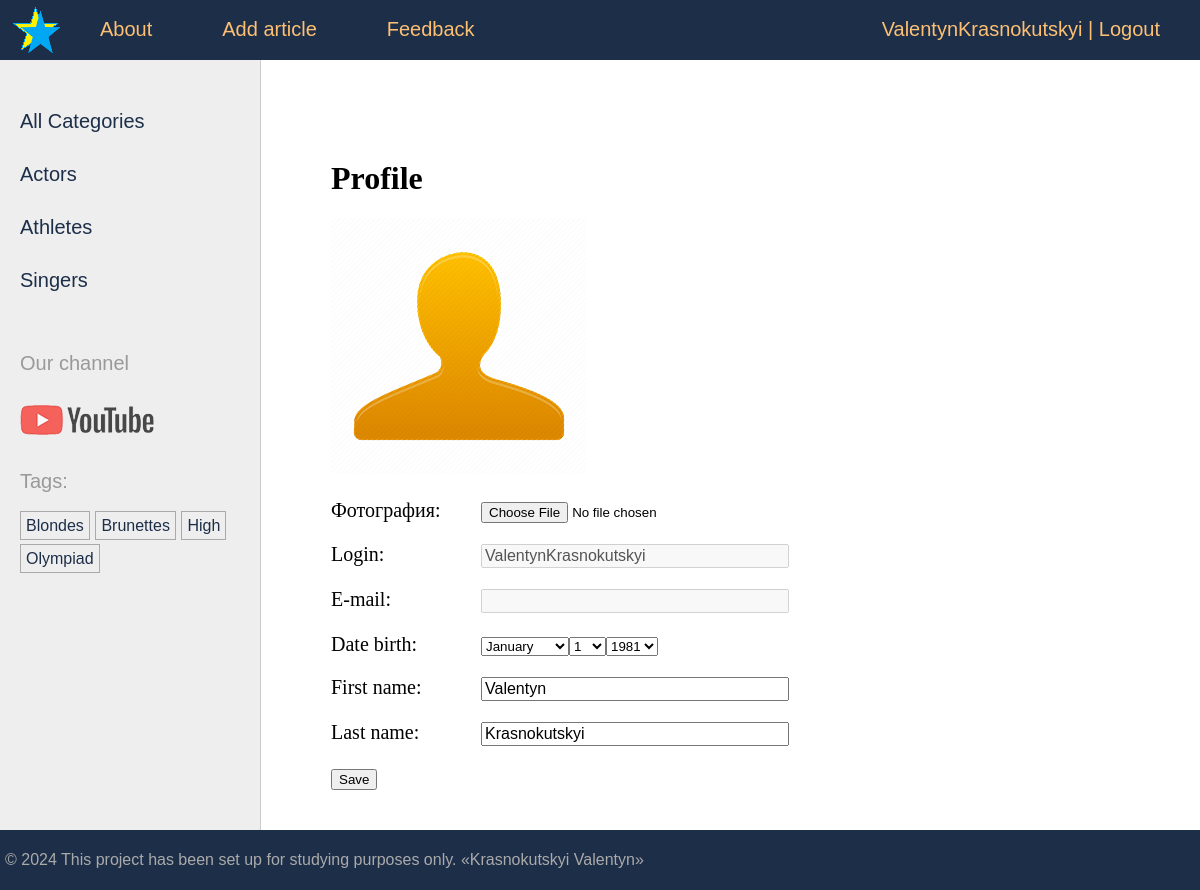
The page /users/profile/ (signed in) on the database its author committed.
### users/models.py (models this page shows)
class User(AbstractUser):
    photo = models.ImageField(upload_to="users/%Y/%m/%d/", blank=True, null=True, verbose_name="Фотография")
    date_birth = models.DateTimeField(blank=True, null=True, verbose_name="Дата рождения")

### stars/models.py (models this page shows, shortened)
class Category(models.Model):
    name = models.CharField(max_length=100, db_index=True, verbose_name='Category')  # Name of the category
    slug = models.SlugField(max_length=255, unique=True, db_index=True)  # Unique slug for URLs
    class Meta:
        verbose_name = 'Category'
        verbose_name_plural = 'Categories'
    def get_absolute_url(self):
        return reverse('category', kwargs={'cat_slug': self.slug})  # URL pattern for accessing a category detail view

class TagPost(models.Model):
    tag = models.CharField(max_length=100, db_index=True)  # Tag name
    slug = models.SlugField(max_length=255, unique=True, db_index=True)  # Unique slug for URLs
    def get_absolute_url(self):
        return reverse('tag', kwargs={'tag_slug': self.slug})  # URL pattern for accessing a tag detail view

### users/views.py (the view, shortened to what this page needs)
# urls.py: path('profile/', views.ProfileUser.as_view(), name='profile'),
class ProfileUser(LoginRequiredMixin, UpdateView):
    model = get_user_model()
    form_class = ProfileUserForm
    template_name = 'users/profile.html'
    extra_context = {'title': "User profile",
                     'default_image': settings.DEFAULT_USER_IMAGE}
    def get_object(self, queryset=None):
        return self.request.user

### users/forms.py
class ProfileUserForm(forms.ModelForm):
    username = forms.CharField(disabled=True, label='Login', widget=forms.TextInput(attrs={'class': 'form-input'}))
    email = forms.CharField(disabled=True, required=False, label='E-mail', widget=forms.TextInput(attrs={'class': 'form-input'}))
    this_year = datetime.today().year
    date_birth = forms.DateField(widget=forms.SelectDateWidget(years=tuple(range(this_year - 100, this_year - 5))))
    class Meta:
        model = get_user_model()
        fields = ['photo', 'username', 'email', 'date_birth', 'first_name', 'last_name']
        labels = {
            'first_name': 'First name',
            'last_name': 'Last name',
        }
        widgets = {
            'first_name': forms.TextInput(attrs={'class': 'form-input'}),
            'last_name': forms.TextInput(attrs={'class': 'form-input'}),
        }

### stars/templatetags/stars_tags.py (called while the page is built)
@register.inclusion_tag('stars/list_categories.html')
def show_categories(cat_selected_id=0):
    cats = Category.objects.annotate(total=Count("posts")).filter(total__gt=0)
    return {"cats": cats, "cat_selected": cat_selected_id}

@register.inclusion_tag('stars/list_tags.html')
def show_all_tags():
    return {"tags": TagPost.objects.annotate(total=Count("tags")).filter(total__gt=0)}

### users/context_processors.py (called while the page is built)
def get_stars_context(request):
    return {'mainmenu': menu}

### users/templates/users/profile.html (shortened to what this page needs)
{% extends 'base.html' %}
{% block content %}
<h1>Profile</h1>
<form method="post" enctype="multipart/form-data">
    {% if user.photo %}
    <p ><img src="{{ user.photo.url }}">
    {% else %}
    <p ><img src="{{ default_image }}">
    {% endif %}
    {% for f in form %}
    <p ><label class="form-label" for="{{ f.id_for_label }}">{{f.label}}: </label>{{ f }}</p>
    {% endfor %}
    <p ><button type="submit">Save</button></p>
</form>
{% endblock %}

### templates/base.html (shortened to what this page needs)
{% load static %}
{% load stars_tags %}
<!DOCTYPE html>
<html>
<head>
    <link type="text/css" href="{% static 'stars/css/styles.css' %}" rel="stylesheet"/>
</head>
</head>
<body>
<table class="table-page" border=0 cellpadding="0" cellspacing="0">
    <tr>
        <td valign=top>
            {% block mainmenu %}
            <div class="header">
                <ul id="mainmenu" class="mainmenu">
                    <li class="logo"><a href="{% url 'home' %}">
                        <div class="logo"></div>
                    </a></li>
                    {% for m in mainmenu %}
                        <li><a href="{% url m.url_name %}">{{m.title}}</a></li>
                    {% endfor %}
                        {% if user.is_authenticated %}
                            <li class="last"><a href="{% url 'users:profile' %}">{{user.username}}</a> | <a href="{% url 'users:logout' %}">Logout</a></li>
                        {% else %}
                            <li class="last"><a href="{% url 'users:login' %}">Login</a> | <a href="{% url 'users:register' %}">Registration</a></li>
                        {% endif %}
                </ul>
            </div>
            {% endblock mainmenu %}
            <table class="table-content" border=0 cellpadding="0" cellspacing="0">
                <tr>
                    <td valign="top" class="left-chapters">
                        <ul id="leftchapters">
                            {% if cat_selected == 0 %}
                            <li class="selected">All Categories</li>
                            {% else %}
                            <li><a href="{% url 'home' %}">All Categories</a></li>
                            {% endif %}
                            {% show_categories cat_selected %}
                            <li class="share">
                                <p>Our channel</p>
                                <a class="share-yt"
                                   href="https://www.youtube.com/"
                                   target="_blank" rel="nofollow"></a>
                            </li>
                            <li>{% show_all_tags %}</li>
                        </ul>
                    </td>
                    <td valign="top" class="content">
                        <div class="content-text">
                            {% block content %}
                            {% endblock %}
                        </div>
                    </td>
                </tr>
            </table>
        </td>
    </tr>
    <tr>
        <td valign=top>
            <div id="footer">
                <p>&copy; 2024 This project has been set up for studying purposes only.
                    &laquo;Krasnokutskyi Valentyn&raquo;</p>
            </div>
        </td>
    </tr>
</table>
</body>
</html>

### stars/templates/stars/list_categories.html
{% for cat in cats %}
         {% if cat.id == cat_selected %}
                   <li class="selected">{{cat.name}}</li>
         {% else %}
                   <li><a href="{{ cat.get_absolute_url }}">{{cat.name}}</a></li>
         {% endif %}
{% endfor %}

### stars/templates/stars/list_tags.html
{% if tags %}
    Tags:</p>
    <ul class="tags-list">
        {% for t in tags %}
        <li><a href="{{t.get_absolute_url}}">{{t.tag}}</a></li>
        {% endfor %}
    </ul>
{% endif %}

### stars/static/stars/css/styles.css (style rules this page uses)
html, body { font-family: 'Arial'; margin: 0; padding: 0; height: 100%; width: 100%; color: #1d2e49; }
a { color: #0059b2; text-decoration: none; }
img { max-width: 600px; height: auto; }
.table-page { width: 100%; height: 100%; vertical-align: top; }
.table-page tr { height: 100%; }
.header { background: #1d2e49; height: 60px; }
.logo { background: url('../images/logo_star.png') no-repeat 10px 5px; width: 70px; height: 60px; }
ul.mainmenu { list-style: none; margin: 0; padding: 0; height: 60px; color: #fdc073; font-size: 20px; overflow: hidden; }
ul.mainmenu li { float: left; margin: 18px 40px 0 30px; }
ul.mainmenu li.logo { margin: 0; }
ul.mainmenu li.last { float: right; }
ul.mainmenu li a { color: #fdc073; text-decoration: none; }
.table-content { width: 100%; min-height: 100%; height: 100%; }
.left-chapters { margin: 0; background: #eee; border-right: 1px solid #ccc; }
.left-chapters ul { width: 230px; margin: 0; padding: 20px 10px 10px 20px; list-style: none; font-size: 20px; }
.left-chapters ul li { margin: 30px 0 0 0; color: #999; }
.left-chapters ul li a { color: #1d2e49; text-decoration: none; }
.left-chapters ul li.share { margin: 60px 0 0 0; }
.left-chapters ul li.share p { margin: 30px 0 30px 0; }
.left-chapters ul li.share a { display: inline-block; width: 40px; height: 40px; margin: 0 20px 0 0; }
.left-chapters ul li.share a.share-yt { width: 100%; height: 30px; background: url('../images/share_yt.png') no-repeat 0 0 }
ul.tags-list { width: 100%; margin: 0; padding: 0; list-style: none; }
ul.tags-list li { margin: 0; padding: 0 0 10px; display: inline-block; }
ul.tags-list li a { padding: 5px; font-size: 16px; border: 1px solid #aaa; }
.content { padding: 40px 20px 20px 40px; width: 100%; box-sizing: border-box; }
.content-text { margin: 60px 0 0 30px; color: #000; font-size: 20px; font-family: Yandex Sans Display Light; }
.content-text h1 { font-size: 32px; }
#footer { box-sizing: border-box; background: #1d2e49; padding: 5px; color: #aaa; font-size: 16px; font-family: Verdana, Geneva, Arial, Helvetica; text-align: left; overflow: hidden; }
.form-input { width: 300px; font-size: 16px; }
.form-label { display: inline-block; min-width: 150px; vertical-align: top; }

### rows shown on the page
User: username "ValentynKrasnokutskyi", form "ValentynKrasnokutskyi" "Valentyn" "Krasnokutskyi"
Category: name "Actors"
Category: name "Athletes"
Category: name "Singers"
TagPost: tag "Blondes"
TagPost: tag "Brunettes"
TagPost: tag "High"
TagPost: tag "Olympiad"

### other values the page prints
{{ m.title }} "About" "Add article" "Feedback"
{{ f.label }} "Фотография" "Login" "E-mail" "Date birth" "First name" "Last name"
